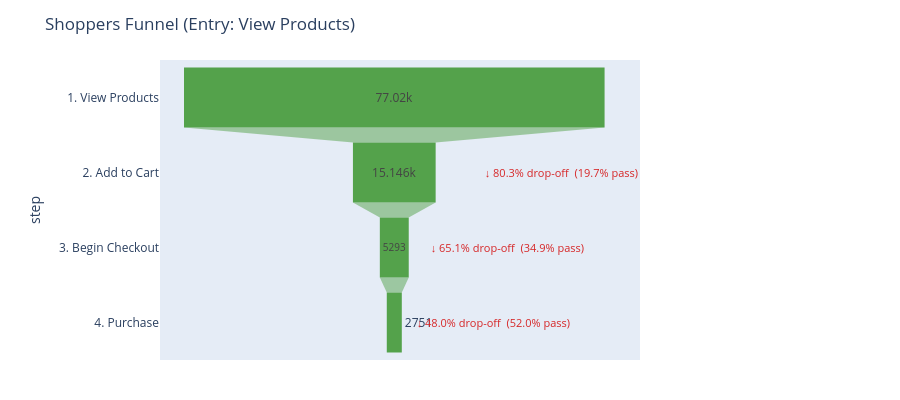

Notebook source saved alongside this figure:
### Code cell
# ── Section 7b: Shoppers funnel metrics + comparison ──────────────────────
shopper_labels = ["1. View Products", "2. Add to Cart", "3. Begin Checkout", "4. Purchase"]
shopper_cols   = ["step1_view_item","step2_add_to_cart","step3_begin_checkout","step4_purchase"]

shoppers_df = pd.DataFrame({
    "step":     shopper_labels,
    "sessions": [int(shoppers_raw[c].iloc[0]) for c in shopper_cols],
})
shoppers_df["step_cvr"]    = (shoppers_df["sessions"] / shoppers_df["sessions"].shift(1) * 100).round(1)
shoppers_df["overall_cvr"] = (shoppers_df["sessions"] / shoppers_df["sessions"].iloc[0] * 100).round(1)
shoppers_df["drop_off"]    = (100 - shoppers_df["step_cvr"]).round(1)

print("Shoppers funnel conversion rates:")
display(shoppers_df)

fig_shop = px.funnel(
    shoppers_df, x="sessions", y="step",
    title="Shoppers Funnel (Entry: View Products)",
    color_discrete_sequence=["#54A24B"],
)
for i, row in shoppers_df.iterrows():
    if i == 0:
        continue
    fig_shop.add_annotation(
        x=row["sessions"], y=row["step"],
        text=f"  ↓ {row['drop_off']}% drop-off  ({row['step_cvr']}% pass)",
        showarrow=False, xanchor="left",
        font=dict(size=11, color="#d62728"),
    )
fig_shop.update_layout(height=400, margin=dict(l=160, r=260, t=60, b=40))
fig_shop.show()

# Compare add-to-cart from session start vs from product viewers (diagnostic split).
full_cart_rate    = funnel_df.loc[funnel_df["step"]=="3. Add to Cart", "overall_cvr"].values[0]
shopper_cart_rate = shoppers_df.loc[shoppers_df["step"]=="2. Add to Cart", "step_cvr"].values[0]
print(f"\nAdd-to-cart rate from session start:      {full_cart_rate:.1f}%")
print(f"Add-to-cart rate from sessions that saw:  {shopper_cart_rate:.1f}%")
print("Same carts over two denominators — the gap restates the discovery loss; it does not")
print(f"clear product presentation. {100 - shopper_cart_rate:.0f}% of sessions that saw products carted "
      "nothing: see 7c for where.")

### Figure 1 — Plotly figure (JSON) as saved in the notebook; plotly's stock layout.template omitted (floating-point values rounded to 4 significant figures)
{"data": [{"hovertemplate": "sessions=%{x}<br>step=%{y}<extra></extra>", "legendgroup": "", "marker": {"color": "#54A24B"}, "name": "", "orientation": "h", "showlegend": false, "type": "funnel", "x": [77020, 15146, 5293, 2751], "xaxis": "x", "y": ["1. View Products", "2. Add to Cart", "3. Begin Checkout", "4. Purchase"], "yaxis": "y"}], "layout": {"annotations": [{"font": {"color": "#d62728", "size": 11}, "showarrow": false, "text": "  ↓ 80.3% drop-off  (19.7% pass)", "x": 15146, "xanchor": "left", "y": "2. Add to Cart"}, {"font": {"color": "#d62728", "size": 11}, "showarrow": false, "text": "  ↓ 65.1% drop-off  (34.9% pass)", "x": 5293, "xanchor": "left", "y": "3. Begin Checkout"}, {"font": {"color": "#d62728", "size": 11}, "showarrow": false, "text": "  ↓ 48.0% drop-off  (52.0% pass)", "x": 2751, "xanchor": "left", "y": "4. Purchase"}], "height": 400, "legend": {"tracegroupgap": 0}, "margin": {"b": 40, "l": 160, "r": 260, "t": 60}, "title": {"text": "Shoppers Funnel (Entry: View Products)"}, "xaxis": {"anchor": "y", "domain": [0.0, 1.0], "title": {"text": "sessions"}}, "yaxis": {"anchor": "x", "domain": [0.0, 1.0], "title": {"text": "step"}}}}
